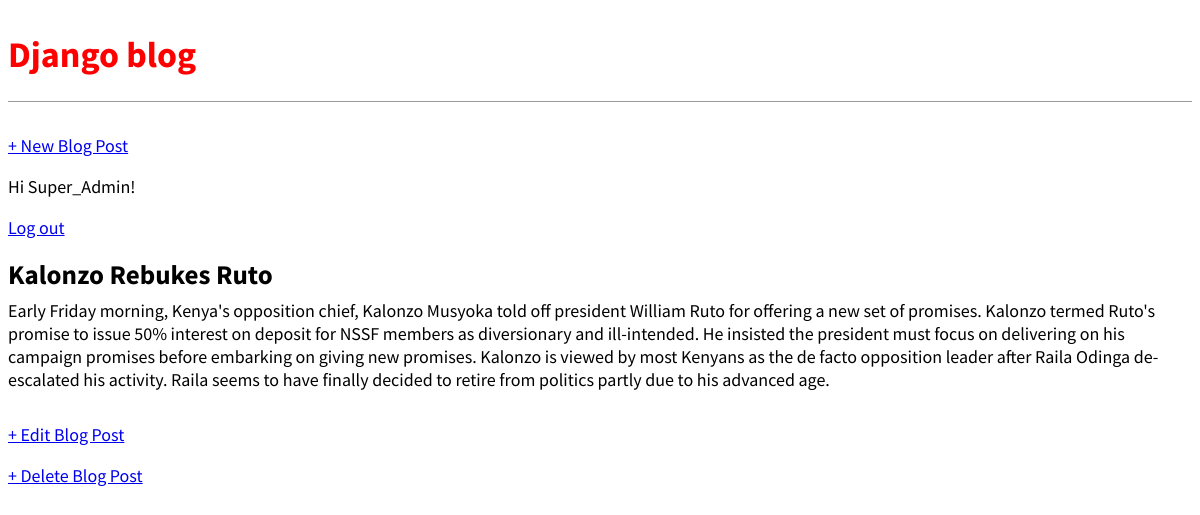
/post/2 (signed in), run on the app's committed database.
### blog/models.py (models this page shows, shortened)
class Post(models.Model):
    title = models.CharField(max_length = 200)
    author = models.ForeignKey(
        "auth.user", on_delete = models.CASCADE,
    )
    body = models.TextField()

### blog/views.py (the view)
class BlogDetailView(DetailView):
    model = Post
    template_name = "post_detail.html"

### templates/post_detail.html
{% extends "base.html" %}
{% block content %}
<div class="post-entry">
 <h2>{{ post.title }}</h2>
 <p>{{ post.body }}</p>
</div>
<a href="{% url 'post_edit' post.pk %}">+ Edit Blog Post</a>
<p><a href="{% url 'post_delete' post.pk %}">+ Delete Blog Post</a></p>
{% endblock content %}

### templates/base.html (shortened to what this page needs)
{% load static %}
<html>
 <head>
 <link rel="stylesheet" href="{% static 'css/base.css' %}">
 </head>
 <body>
 <header>
 <h1><a href="{% url 'home' %}">Django blog</a></h1>
 </header>
 <div class="nav-left">
 <a href="{% url 'post_new' %}">+ New Blog Post</a>
 </div>
 {% if user.is_authenticated %}
 <p>Hi {{ user.username }}!</p>
 <p><a href="{% url 'logout' %}">Log out</a></p>
 {% else %}
 <p>You are not logged in.</p>
 <a href="{% url 'signup' %}">Sign Up</a>
 <a href="{% url 'login' %}">Log In</a>
 {% endif %}
 <div>
 {% block content %}
 {% endblock content %}
 </div>
 </body>
</html>

### static/css/base.css (style rules this page uses)
header h1 a { color: red; }
body { font-family: 'Source Sans Pro', sans-serif; font-size: 18px; }
header { border-bottom: 1px solid #999; margin-bottom: 2rem; display: flex; }
header h1 a { color: red; text-decoration: none; }
.nav-left { margin-right: auto; }
.post-entry { margin-bottom: 2rem; }
.post-entry h2 { margin: 0.5rem 0; }
.post-entry p { margin: 0; font-weight: 400; }

### data on the page
Post: title "Kalonzo Rebukes Ruto", body "Early Friday morning, Kenya's opposition chief, Kalonzo Musyoka told off president William Ruto for offering a new set of promises. Kalonzo termed Ruto's promise to issue 50% interest on deposit for NSSF members as diversionary and ill-intended. He insisted the president must focus on delivering on his campaign promises before embarking on giving new promises. Kalonzo is viewed by most Kenyans as the de facto opposition leader after Raila Odinga de-escalated his activity. Raila seems to have finally decided to retire from politics partly due to his advanced age."

### other printed values
{{ user.username }} "Super_Admin"
